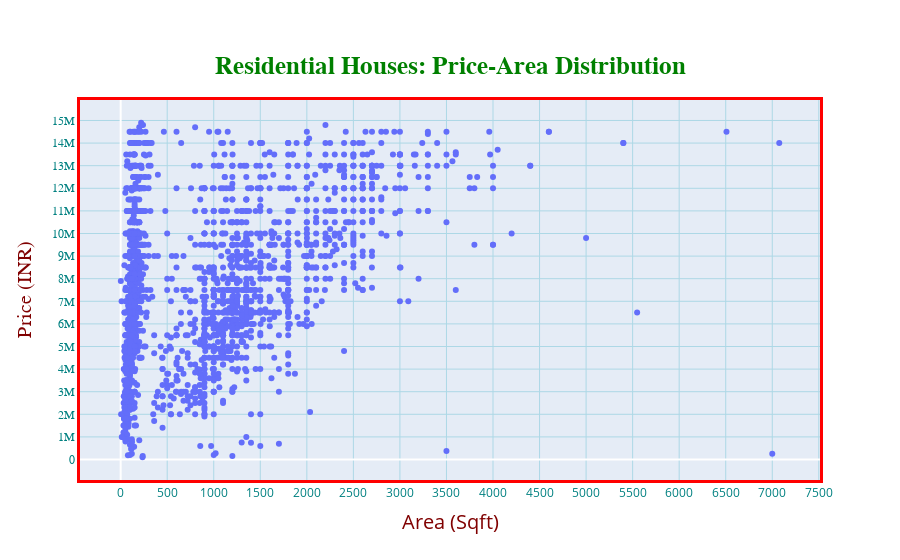

The notebook cell saved with this chart:
### Code cell
df4 = df.loc[df['property_type']=='Residential House']

fig = go.Figure()

fig.add_trace(go.Scatter(x=df4['area_sqft'].values.tolist(), y=df4['price'].values.tolist(),
                    mode='markers',
                    name='Residential House'))


fig.update_layout(title_text="<b>Residential Houses: Price-Area Distribution</b>",
                 title_font_size=25,
                 title_font_color='green',
                 title_font_family='Titillium Web',
                 title_x=0.5,
                 title_y=0.90,
                 title_xanchor='center',
                 title_yanchor='top',
                 yaxis={'categoryorder':'total ascending'}
                 )

fig.update_xaxes(
        color='teal',
        title_text='Area (Sqft)',
        title_font_family='Open Sans',
        title_font_size=20,
        title_font_color='maroon',
        title_standoff = 15,
        gridcolor='lightblue',
        tickmode='auto',
        nticks=20,
        linecolor='red',
        linewidth=3,
        mirror=True)

fig.update_yaxes(
        color='Teal',
        title_text='Price (INR)',
        title_font_family='Droid Sans',
        title_font_size=20,
        title_font_color='maroon',
        title_standoff = 15,
        tickfont_family='Arial',
        nticks = 20,
        gridcolor='lightblue',
        linecolor='red',
        linewidth=3,
        mirror = True)

fig.show()

### Figure 1 — Plotly figure (JSON) as saved in the notebook; plotly's stock layout.template omitted (floating-point values rounded to 4 significant figures; data arrays with more than 128 entries replaced by an {"elided": "..."} marker saying what was removed)
{"data": [{"mode": "markers", "name": "Residential House", "type": "scatter", "x": {"elided": "2310 int values"}, "y": {"elided": "2310 int values"}}], "layout": {"title": {"font": {"color": "green", "family": "Titillium Web", "size": 25}, "text": "<b>Residential Houses: Price-Area Distribution</b>", "x": 0.5, "xanchor": "center", "y": 0.9, "yanchor": "top"}, "xaxis": {"color": "teal", "gridcolor": "lightblue", "linecolor": "red", "linewidth": 3, "mirror": true, "nticks": 20, "tickmode": "auto", "title": {"font": {"color": "maroon", "family": "Open Sans", "size": 20}, "standoff": 15, "text": "Area (Sqft)"}}, "yaxis": {"categoryorder": "total ascending", "color": "Teal", "gridcolor": "lightblue", "linecolor": "red", "linewidth": 3, "mirror": true, "nticks": 20, "tickfont": {"family": "Arial"}, "title": {"font": {"color": "maroon", "family": "Droid Sans", "size": 20}, "standoff": 15, "text": "Price (INR)"}}}}
